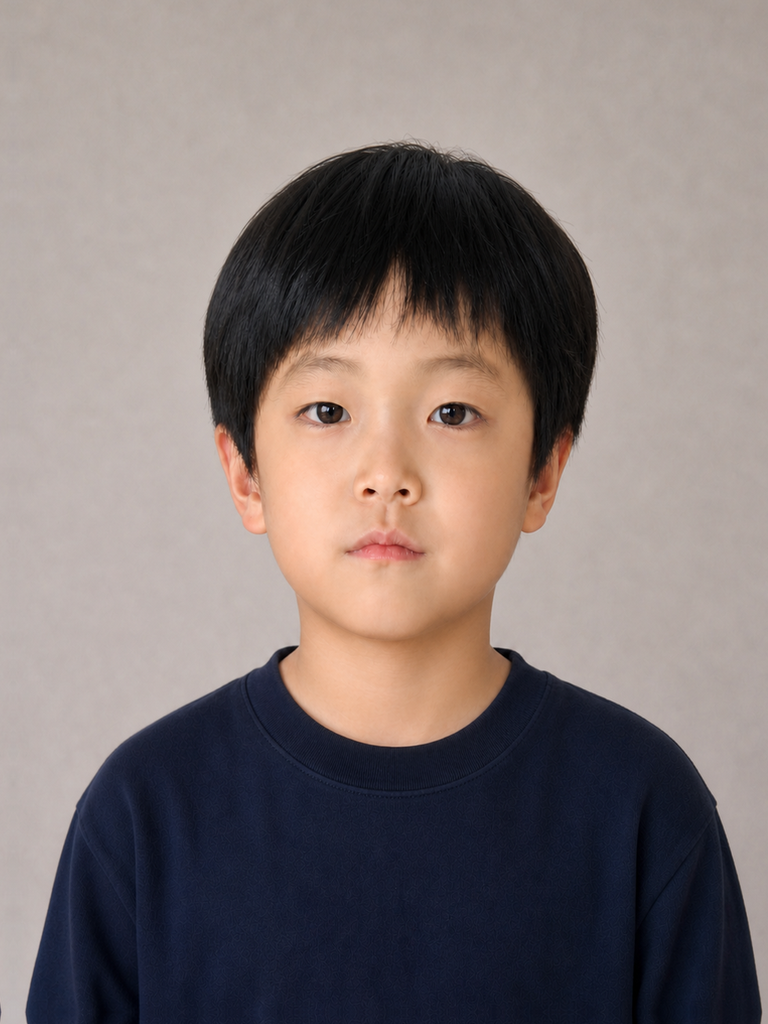
#> input picture data/faces/age_candidates/age08_alt_a.png, 768 x 1024 px
$ python -i persona_avatar.py   (imports and definitions only)
#> lines starting #> are read from the running program, lines starting #| are printed output that depends on the picture
"""Per-family Anam avatar lifecycle.

The permanent provider id stays in SQLite. Public callers only receive status
metadata, so a browser can never substitute another family's avatar id.
"""

from __future__ import annotations

import hashlib
import io
import os
from pathlib import Path

from PIL import Image, ImageFilter, ImageOps, UnidentifiedImageError

import anam
import db
from storage import DEFAULT_FACE_PERSONA_ID, persona_face_storage

DEFAULT_RENDER_AVATAR_NAME = "28_daewoong"


class AvatarProfileError(ValueError):
    pass


# [94 lines left out: functions _persona, _ensure_profile, public_profile, active_avatar, not called in this run]


def active_avatar_id(persona_id: str | None) -> str | None:
    selected = active_avatar(persona_id)
    return selected["avatar_id"] if selected else None


def _provider_image(source: Path) -> bytes:
    """Return an Anam-ready 3:2 JPEG with safe head/chest margins."""
    try:
        with Image.open(source) as opened:
#> opened is the input picture: PIL image 768x1024 RGB; mean R, G, B 130.4, 119.2, 117.6
            image = ImageOps.exif_transpose(opened).convert("RGB")
    except (UnidentifiedImageError, OSError) as exc:
        raise AvatarProfileError("선택한 사진을 읽을 수 없습니다.") from exc

    # Anam custom avatars expect a landscape 3:2 or 16:9 source. Keep the
    # confirmed portrait uncropped and use a soft extension for the sides.
    size = (1500, 1000)
    background = ImageOps.fit(image, size, method=Image.Resampling.LANCZOS)
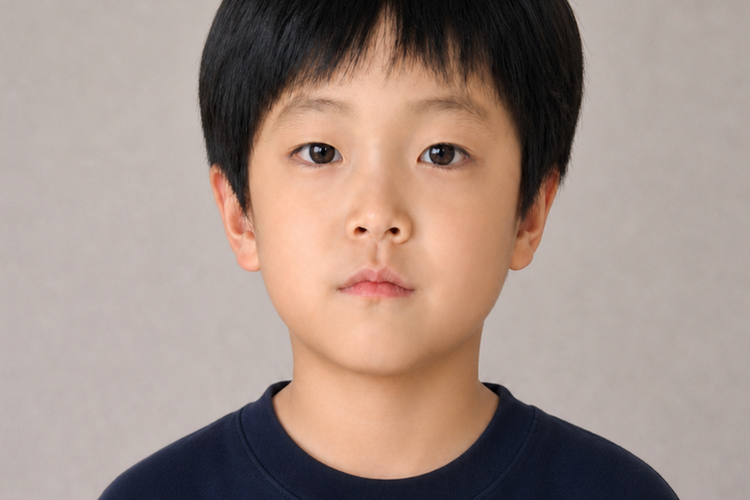
#> background: PIL image 1500x1000 RGB (shown at 1/2 size); mean R, G, B 162.5, 143.1, 134.4
    background = background.filter(ImageFilter.GaussianBlur(28))
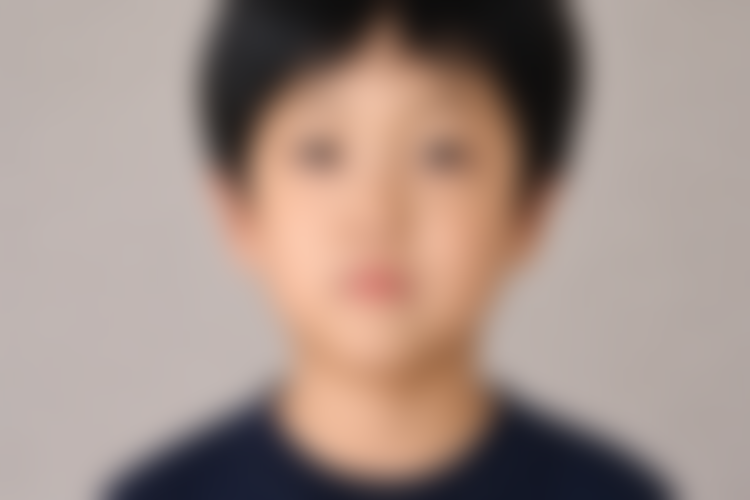
#> background: PIL image 1500x1000 RGB (shown at 1/2 size); mean R, G, B 162.5, 143.1, 134.4
    foreground = ImageOps.contain(image, (760, 920), method=Image.Resampling.LANCZOS)
    left = (size[0] - foreground.width) // 2
#> left = 405
    top = (size[1] - foreground.height) // 2
#> top = 40
    background.paste(foreground, (left, top))
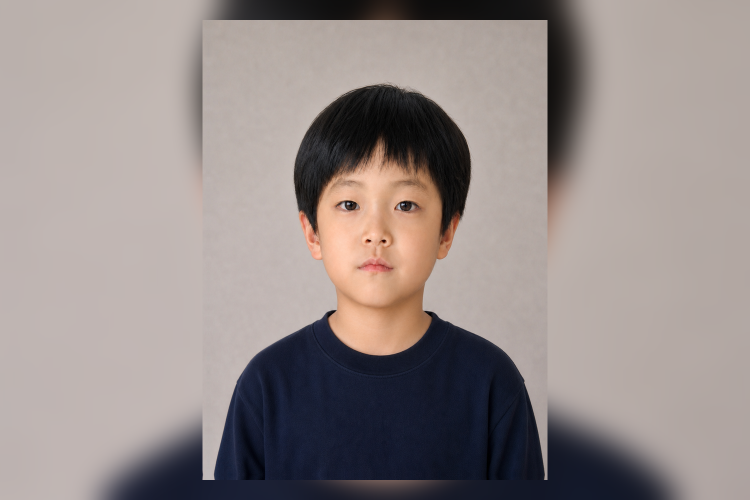
#> background: PIL image 1500x1000 RGB (shown at 1/2 size); mean R, G, B 149.6, 139.6, 137.5
    output = io.BytesIO()
    background.save(output, format="JPEG", quality=91, optimize=True)
    return output.getvalue()


# [75 lines left out: function sync_from_confirmed_photo, not called in this run]

>>> result = _provider_image('../data/faces/age_candidates/age08_alt_a.png')
